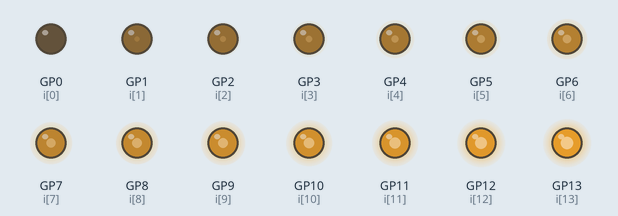
The program below on a simulated Raspberry Pi Pico running MicroPython. Parts: output pins drawn as LEDs (lit = HIGH). At 2.0 s the program stops and its outputs stay as they are.

Above: at 0.1 s.
At 2.1 s:
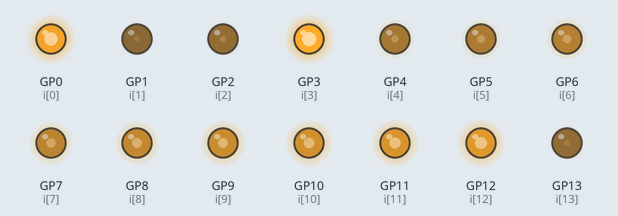
Timing chart, 0 to 3.5 s (numbered marks = the images above):
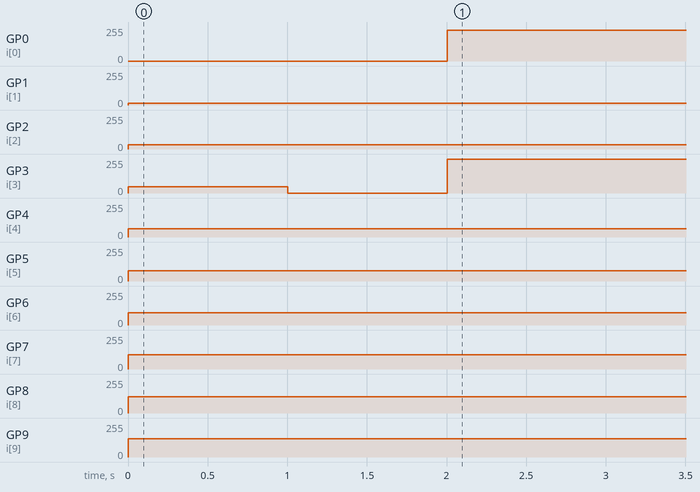

Measured:
- by itself, GP0 (i[0]): 0/255 → 229/255 at 2.0 s
- by itself, GP1 (i[1]): 0/255 → 15/255 at 0.00 s
- by itself, GP2 (i[2]): 0/255 → 31/255 at 0.00 s
- by itself, GP3 (i[3]): 0/255 → 46/255 at 0.00 s, → 0/255 1.0 s later, → 255/255 1.0 s later
- by itself, GP4 (i[4]): 0/255 → 61/255 at 0.00 s
- by itself, GP5 (i[5]): 0/255 → 76/255 at 0.00 s
- by itself, GP6 (i[6]): 0/255 → 92/255 at 0.00 s
- by itself, GP7 (i[7]): 0/255 → 107/255 at 0.00 s

The program:

main.py
```python
from lights.driver import Lights_Driver
from time import sleep

lights_driver = Lights_Driver()

d = 0

for light in lights_driver.lights:
    lights_driver.set_brightness(light, d)
    d += 0.06

sleep(1)

lights_driver.light_off(3)

sleep(1)

lights_driver.light_on(3)

lights_driver.light_set_brightness(0, 0.9)
lights_driver.light_set_brightness(13, 0.1)
```

driver.py
```python
from machine import Pin, PWM

class Lights_Driver:

    def __init__(self) -> None:
        self.lights = []
        self.init_all_lights()
        self.MAX_DUTY = 65535

    def init_all_lights(self):
        for i in range(0,15):
            self.lights.append(self.light_pwm_init(Pin(i, Pin.OUT)))

    def light_on(self, id: int):
        try:
            self.check_valid_light_gpio(id)
            self.set_brightness(self.lights[id], 1)
            return self.lights[id]
        except ValueError as err:
            print(err)
            raise

    def light_off(self, id: int):
        try:
            self.check_valid_light_gpio(id)
            self.set_brightness(self.lights[id], 0)
            return self.lights[id]
        except ValueError as err:
            print(err)
            raise

    def light_pwm_init(self, light: Pin):
        light = PWM(light)
        light.freq(1000)
        return light

    def set_brightness(self, light: PWM, brightness: float):
        try:
            self.check_valid_light_brightness(brightness)
            light.duty_u16(int(brightness * self.MAX_DUTY))
        except ValueError as err:
            print(err)
            raise

    def light_set_brightness(self, id: int, brightness: float):
        self.set_brightness(self.lights[id], brightness)

    def check_valid_light_gpio(self, pin):
        if pin >=0 and pin <= 15:
            return True
        else:
            raise ValueError("GPIO pin should be between 0-15")

    def check_valid_light_brightness(self, brightness):
        if brightness >=0 and brightness <= 1:
            return True
        else:
            raise ValueError("Brightness value should be between 0-1")
```
